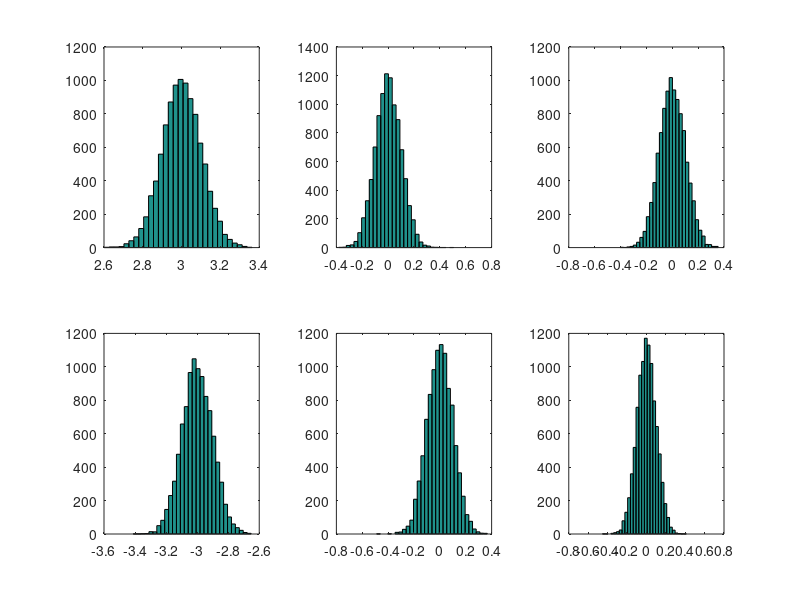
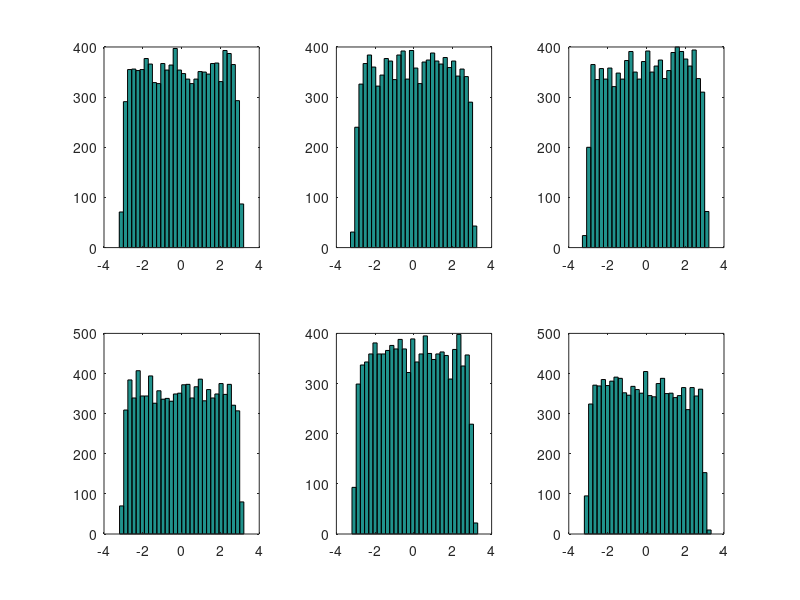
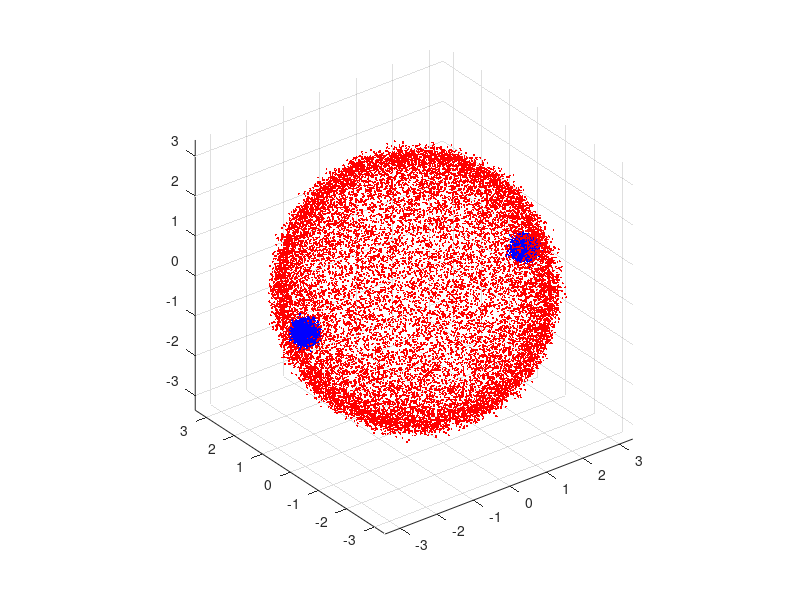

These figures' MATLAB source, in order:
%% Gas collision simulation
% A classical simulation of the evolution of the momentum distribution of
% gas by two-particle collisions
% DK Shin
% 07.11.15

close all; clear variables;

%% Simulation parameters
% momentum distribution parameters (NORMAL distribution)
mean{1} = [3;0;0];
stddev{1} = [0.1;0.1;0.1];
mean{2} = [-3;0;0];
stddev{2} = [0.1;0.1;0.1];

n_pair = 10000;   % sample number (number of pairs for TBC)

%% Simulation
% create sample from momentum distribution and output histogram
p_in = cell(2,1);
figure();
for i=1:2
    for j=1:3
        p_in{i}(j,:) = random('norm',mean{i}(j),stddev{i}(j),[1,n_pair]);
        subplot(2,3,(i-1)*3+j); hist(p_in{i}(j,:),30);
    end
end

% two-body collision: s-wave scattering
P_com = (p_in{1}+p_in{2})/2;    % collision centre frame

p_0 = p_in{1}-P_com;            % momentum of particle-1 in centre frame (pair momentum 0)
p_0_abs = zeros(1,n_pair);      % magnitude of colliding momentum in com
for i=1:n_pair
    p_0_abs(i) = norm(p_0(:,i));
end

scat_angle(1,:) = acos(2*rand([1,n_pair])-1);   % polar scattering angle for spherically uniform distribution
scat_angle(2,:) = 2*pi*rand([1,n_pair]);        % azimutal scattering angle

p_0_scat = zeros(3,n_pair);         % scattered momenta in com
p_0_scat(1,:) = p_0_abs.*sin(scat_angle(1,:)).*cos(scat_angle(2,:));
p_0_scat(2,:) = p_0_abs.*sin(scat_angle(1,:)).*sin(scat_angle(2,:));
p_0_scat(3,:) = p_0_abs.*cos(scat_angle(1,:));

p_out = cell(2,1);
p_out{1} = p_0_scat + P_com;        % tranform scattered momentum back to the original reference frame
p_out{2} = -p_0_scat + P_com;       % the collision partner

%% Graphical output
% Scattered momentum distribution
figure();
for i=1:2
    for j=1:3
        subplot(2,3,(i-1)*3+j); hist(p_out{i}(j,:),30);
    end
end

% scatter plot
figure();
for i = 1:2
    scatter3(p_in{i}(1,:),p_in{i}(2,:),p_in{i}(3,:),2,'b','filled'); hold on;
end

for i = 1:2
    scatter3(p_out{i}(1,:),p_out{i}(2,:),p_out{i}(3,:),2,'r','filled'); hold on; axis equal;
end
